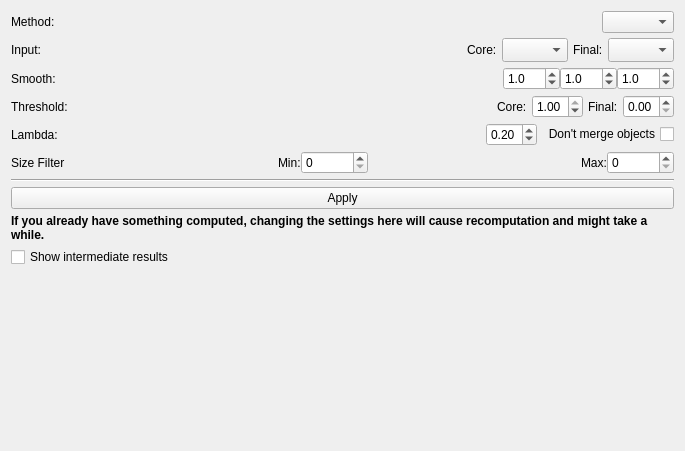
<?xml version="1.0" encoding="UTF-8"?>
<ui version="4.0">
 <class>Form</class>
 <widget class="QWidget" name="Form">
  <property name="geometry">
   <rect>
    <x>0</x>
    <y>0</y>
    <width>685</width>
    <height>451</height>
   </rect>
  </property>
  <property name="windowTitle">
   <string>Form</string>
  </property>
  <layout class="QVBoxLayout" name="verticalLayout">
   <property name="spacing">
    <number>5</number>
   </property>
   <item>
    <layout class="QHBoxLayout" name="horizontalLayout_4">
     <item>
      <widget class="QLabel" name="label_6">
       <property name="text">
        <string>Method:</string>
       </property>
      </widget>
     </item>
     <item>
      <spacer name="horizontalSpacer_4">
       <property name="orientation">
        <enum>Qt::Horizontal</enum>
       </property>
       <property name="sizeHint" stdset="0">
        <size>
         <width>40</width>
         <height>20</height>
        </size>
       </property>
      </spacer>
     </item>
     <item>
      <widget class="QComboBox" name="methodComboBox"/>
     </item>
    </layout>
   </item>
   <item>
    <layout class="QHBoxLayout" name="horizontalLayout_5">
     <item>
      <widget class="QLabel" name="label_3">
       <property name="toolTip">
        <string>&lt;html&gt;&lt;head/&gt;&lt;body&gt;&lt;p&gt;Select the channel of the prediction images which you want to threshold. Look at &lt;span style=&quot; font-weight:600;&quot;&gt;&amp;quot;Selected input channel&amp;quot;&lt;/span&gt; layer for the results of this operation.&lt;/p&gt;&lt;/body&gt;&lt;/html&gt;</string>
       </property>
       <property name="text">
        <string>Input:</string>
       </property>
      </widget>
     </item>
     <item>
      <spacer name="horizontalSpacer_5">
       <property name="orientation">
        <enum>Qt::Horizontal</enum>
       </property>
       <property name="sizeHint" stdset="0">
        <size>
         <width>40</width>
         <height>20</height>
        </size>
       </property>
      </spacer>
     </item>
     <item>
      <widget class="QLabel" name="coreChannelLabel">
       <property name="toolTip">
        <string>&lt;html&gt;&lt;head/&gt;&lt;body&gt;&lt;p&gt;Select the channel of the prediction images which you want to threshold. Look at &lt;span style=&quot; font-weight:600;&quot;&gt;&amp;quot;Selected input channel&amp;quot;&lt;/span&gt; layer for the results of this operation.&lt;/p&gt;&lt;/body&gt;&lt;/html&gt;</string>
       </property>
       <property name="text">
        <string>Core:</string>
       </property>
      </widget>
     </item>
     <item>
      <widget class="QComboBox" name="coreChannelComboBox">
       <property name="sizeAdjustPolicy">
        <enum>QComboBox::AdjustToMinimumContentsLengthWithIcon</enum>
       </property>
       <property name="minimumContentsLength">
        <number>2</number>
       </property>
      </widget>
     </item>
     <item>
      <widget class="QLabel" name="finalChannelLabel">
       <property name="toolTip">
        <string>&lt;html&gt;&lt;head/&gt;&lt;body&gt;&lt;p&gt;Select the channel of the prediction images which you want to threshold. Look at &lt;span style=&quot; font-weight:600;&quot;&gt;&amp;quot;Selected input channel&amp;quot;&lt;/span&gt; layer for the results of this operation.&lt;/p&gt;&lt;/body&gt;&lt;/html&gt;</string>
       </property>
       <property name="text">
        <string>Final:</string>
       </property>
      </widget>
     </item>
     <item>
      <widget class="QComboBox" name="inputChannelComboBox">
       <property name="sizeAdjustPolicy">
        <enum>QComboBox::AdjustToMinimumContentsLengthWithIcon</enum>
       </property>
       <property name="minimumContentsLength">
        <number>2</number>
       </property>
      </widget>
     </item>
    </layout>
   </item>
   <item>
    <layout class="QHBoxLayout" name="horizontalLayout_2">
     <property name="spacing">
      <number>0</number>
     </property>
     <item>
      <widget class="QLabel" name="blockLabel">
       <property name="sizePolicy">
        <sizepolicy hsizetype="Preferred" vsizetype="Preferred">
         <horstretch>0</horstretch>
         <verstretch>0</verstretch>
        </sizepolicy>
       </property>
       <property name="toolTip">
        <string>&lt;html&gt;&lt;head/&gt;&lt;body&gt;&lt;p&gt;Smooth the input data with a Gaussian with user-defined sigma values for x, y and z. Anisotropic smoothing is allowed, i.e. sigmas can all be different. Look at &lt;span style=&quot; font-weight:600;&quot;&gt;&amp;quot;Smoothed input&amp;quot;&lt;/span&gt; layer for the results (first check the &amp;quot;Show intermediate results&amp;quot; checkbox).&lt;/p&gt;&lt;/body&gt;&lt;/html&gt;</string>
       </property>
       <property name="text">
        <string>Smooth:</string>
       </property>
      </widget>
     </item>
     <item>
      <spacer name="horizontalSpacer_3">
       <property name="orientation">
        <enum>Qt::Horizontal</enum>
       </property>
       <property name="sizeHint" stdset="0">
        <size>
         <width>40</width>
         <height>20</height>
        </size>
       </property>
      </spacer>
     </item>
     <item>
      <widget class="QDoubleSpinBox" name="sigmaSpinBox_X">
       <property name="sizePolicy">
        <sizepolicy hsizetype="Preferred" vsizetype="Fixed">
         <horstretch>0</horstretch>
         <verstretch>0</verstretch>
        </sizepolicy>
       </property>
       <property name="toolTip">
        <string>Smoothing sigma: X dimension</string>
       </property>
       <property name="decimals">
        <number>1</number>
       </property>
       <property name="minimum">
        <double>0.000000000000000</double>
       </property>
       <property name="maximum">
        <double>100.000000000000000</double>
       </property>
       <property name="singleStep">
        <double>0.100000000000000</double>
       </property>
       <property name="value">
        <double>1.000000000000000</double>
       </property>
      </widget>
     </item>
     <item>
      <widget class="QDoubleSpinBox" name="sigmaSpinBox_Y">
       <property name="toolTip">
        <string>Smoothing sigma: Y dimension</string>
       </property>
       <property name="decimals">
        <number>1</number>
       </property>
       <property name="minimum">
        <double>0.000000000000000</double>
       </property>
       <property name="maximum">
        <double>100.000000000000000</double>
       </property>
       <property name="singleStep">
        <double>0.100000000000000</double>
       </property>
       <property name="value">
        <double>1.000000000000000</double>
       </property>
      </widget>
     </item>
     <item>
      <widget class="QDoubleSpinBox" name="sigmaSpinBox_Z">
       <property name="toolTip">
        <string>Smoothing sigma: Z dimension</string>
       </property>
       <property name="decimals">
        <number>1</number>
       </property>
       <property name="minimum">
        <double>0.000000000000000</double>
       </property>
       <property name="maximum">
        <double>100.000000000000000</double>
       </property>
       <property name="singleStep">
        <double>0.100000000000000</double>
       </property>
       <property name="value">
        <double>1.000000000000000</double>
       </property>
      </widget>
     </item>
    </layout>
   </item>
   <item>
    <layout class="QHBoxLayout" name="horizontalLayout_6">
     <item>
      <widget class="QLabel" name="label_2">
       <property name="text">
        <string>Threshold:</string>
       </property>
      </widget>
     </item>
     <item>
      <spacer name="horizontalSpacer_2">
       <property name="orientation">
        <enum>Qt::Horizontal</enum>
       </property>
       <property name="sizeHint" stdset="0">
        <size>
         <width>40</width>
         <height>20</height>
        </size>
       </property>
      </spacer>
     </item>
     <item>
      <widget class="QLabel" name="highThresholdLabel">
       <property name="text">
        <string>Core:</string>
       </property>
      </widget>
     </item>
     <item>
      <widget class="QDoubleSpinBox" name="highThresholdSpinBox">
       <property name="toolTip">
        <string>&lt;html&gt;&lt;head/&gt;&lt;body&gt;&lt;p&gt;High threshold value. Look at the &lt;span style=&quot; font-weight:600;&quot;&gt;&amp;quot;After high threshold&amp;quot;&lt;/span&gt; layer for the results of changing this setting (check the &amp;quot;Show intermediate results&amp;quot; checkbox to see it). &lt;/p&gt;&lt;/body&gt;&lt;/html&gt;</string>
       </property>
       <property name="maximum">
        <double>1.000000000000000</double>
       </property>
       <property name="singleStep">
        <double>0.010000000000000</double>
       </property>
       <property name="value">
        <double>1.000000000000000</double>
       </property>
      </widget>
     </item>
     <item>
      <widget class="QLabel" name="lowThresholdLabel">
       <property name="text">
        <string>Final:</string>
       </property>
      </widget>
     </item>
     <item>
      <widget class="QDoubleSpinBox" name="lowThresholdSpinBox">
       <property name="toolTip">
        <string>&lt;html&gt;&lt;head/&gt;&lt;body&gt;&lt;p&gt;Low threshold value. Look at &amp;quot;&lt;span style=&quot; font-weight:600;&quot;&gt;After low threshold&lt;/span&gt;&amp;quot; layer for the result of changing this setting (check the &amp;quot;Show intermediate results&amp;quot; checkbox to see it).&lt;/p&gt;&lt;/body&gt;&lt;/html&gt;</string>
       </property>
       <property name="maximum">
        <double>1.000000000000000</double>
       </property>
       <property name="singleStep">
        <double>0.010000000000000</double>
       </property>
      </widget>
     </item>
    </layout>
   </item>
   <item>
    <layout class="QHBoxLayout" name="horizontalLayout_7">
     <property name="sizeConstraint">
      <enum>QLayout::SetNoConstraint</enum>
     </property>
     <item>
      <widget class="QLabel" name="lambdaLabel">
       <property name="text">
        <string>Lambda:</string>
       </property>
      </widget>
     </item>
     <item>
      <spacer name="preservedIdentitiesSpacer">
       <property name="orientation">
        <enum>Qt::Horizontal</enum>
       </property>
       <property name="sizeHint" stdset="0">
        <size>
         <width>40</width>
         <height>20</height>
        </size>
       </property>
      </spacer>
     </item>
     <item>
      <widget class="QDoubleSpinBox" name="lambdaSpinBoxGC">
       <property name="toolTip">
        <string>The weight of pairwise potentials</string>
       </property>
       <property name="maximum">
        <double>1.000000000000000</double>
       </property>
       <property name="singleStep">
        <double>0.010000000000000</double>
       </property>
       <property name="value">
        <double>0.200000000000000</double>
       </property>
      </widget>
     </item>
     <item>
      <widget class="QCheckBox" name="preserveIdentitiesCheckbox">
       <property name="layoutDirection">
        <enum>Qt::RightToLeft</enum>
       </property>
       <property name="text">
        <string>Don't merge objects</string>
       </property>
      </widget>
     </item>
    </layout>
   </item>
   <item>
    <layout class="QHBoxLayout" name="horizontalLayout_3">
     <property name="spacing">
      <number>0</number>
     </property>
     <item>
      <widget class="QLabel" name="label">
       <property name="toolTip">
        <string>&lt;html&gt;&lt;head/&gt;&lt;body&gt;&lt;p&gt;Minimum and maximum object size for the size filter&lt;/p&gt;&lt;/body&gt;&lt;/html&gt;</string>
       </property>
       <property name="text">
        <string>Size Filter</string>
       </property>
      </widget>
     </item>
     <item>
      <spacer name="horizontalSpacer_8">
       <property name="orientation">
        <enum>Qt::Horizontal</enum>
       </property>
       <property name="sizeHint" stdset="0">
        <size>
         <width>40</width>
         <height>20</height>
        </size>
       </property>
      </spacer>
     </item>
     <item>
      <widget class="QLabel" name="label_9">
       <property name="text">
        <string>Min:</string>
       </property>
      </widget>
     </item>
     <item>
      <widget class="QSpinBox" name="minSizeSpinBox">
       <property name="sizePolicy">
        <sizepolicy hsizetype="Preferred" vsizetype="Fixed">
         <horstretch>0</horstretch>
         <verstretch>0</verstretch>
        </sizepolicy>
       </property>
       <property name="toolTip">
        <string>Min object area in pixels</string>
       </property>
       <property name="maximum">
        <number>100000</number>
       </property>
      </widget>
     </item>
     <item>
      <spacer name="horizontalSpacer_7">
       <property name="orientation">
        <enum>Qt::Horizontal</enum>
       </property>
       <property name="sizeHint" stdset="0">
        <size>
         <width>40</width>
         <height>20</height>
        </size>
       </property>
      </spacer>
     </item>
     <item>
      <widget class="QLabel" name="label_7">
       <property name="text">
        <string>Max:</string>
       </property>
      </widget>
     </item>
     <item>
      <widget class="QSpinBox" name="maxSizeSpinBox">
       <property name="sizePolicy">
        <sizepolicy hsizetype="Preferred" vsizetype="Fixed">
         <horstretch>0</horstretch>
         <verstretch>0</verstretch>
        </sizepolicy>
       </property>
       <property name="toolTip">
        <string>Max object area in pixels</string>
       </property>
       <property name="maximum">
        <number>100000000</number>
       </property>
      </widget>
     </item>
    </layout>
   </item>
   <item>
    <widget class="Line" name="line">
     <property name="orientation">
      <enum>Qt::Horizontal</enum>
     </property>
    </widget>
   </item>
   <item>
    <widget class="QPushButton" name="applyButton">
     <property name="toolTip">
      <string>&lt;html&gt;&lt;head/&gt;&lt;body&gt;&lt;p&gt;Apply all the settings and compute results. If you want to see the final filtering results, don't forget to enable the &lt;span style=&quot; font-weight:600;&quot;&gt;&amp;quot;Final output&amp;quot;&lt;/span&gt; layer in the layer selection widget.&lt;/p&gt;&lt;/body&gt;&lt;/html&gt;</string>
     </property>
     <property name="text">
      <string>Apply</string>
     </property>
    </widget>
   </item>
   <item>
    <widget class="QLabel" name="label_4">
     <property name="font">
      <font>
       <weight>75</weight>
       <bold>true</bold>
      </font>
     </property>
     <property name="toolTip">
      <string>&lt;html&gt;&lt;head/&gt;&lt;body&gt;&lt;p&gt;The reason for the recomputation is that objects change shape if you change the settings of this applet. The object features have to be recalculated accordingly. Besides, if you have already annotated objects in one of the downstream applets, their labels have to be transfered to the new objects.&lt;/p&gt;&lt;/body&gt;&lt;/html&gt;</string>
     </property>
     <property name="text">
      <string>If you already have something computed, changing the settings here will cause recomputation and might take a while.</string>
     </property>
     <property name="wordWrap">
      <bool>true</bool>
     </property>
    </widget>
   </item>
   <item>
    <widget class="QCheckBox" name="showIntermediateLayersCheckbox">
     <property name="toolTip">
      <string>&lt;html&gt;&lt;head/&gt;&lt;body&gt;&lt;p&gt;Show intermediate computation results, such as the segmented objects after thresholding, but before size filter.&lt;/p&gt;&lt;/body&gt;&lt;/html&gt;</string>
     </property>
     <property name="text">
      <string>Show intermediate results</string>
     </property>
    </widget>
   </item>
   <item>
    <spacer name="verticalSpacer">
     <property name="orientation">
      <enum>Qt::Vertical</enum>
     </property>
     <property name="sizeHint" stdset="0">
      <size>
       <width>20</width>
       <height>40</height>
      </size>
     </property>
    </spacer>
   </item>
  </layout>
 </widget>
 <tabstops>
  <tabstop>sigmaSpinBox_X</tabstop>
  <tabstop>sigmaSpinBox_Y</tabstop>
  <tabstop>sigmaSpinBox_Z</tabstop>
  <tabstop>highThresholdSpinBox</tabstop>
  <tabstop>minSizeSpinBox</tabstop>
  <tabstop>maxSizeSpinBox</tabstop>
 </tabstops>
 <resources/>
 <connections/>
</ui>
